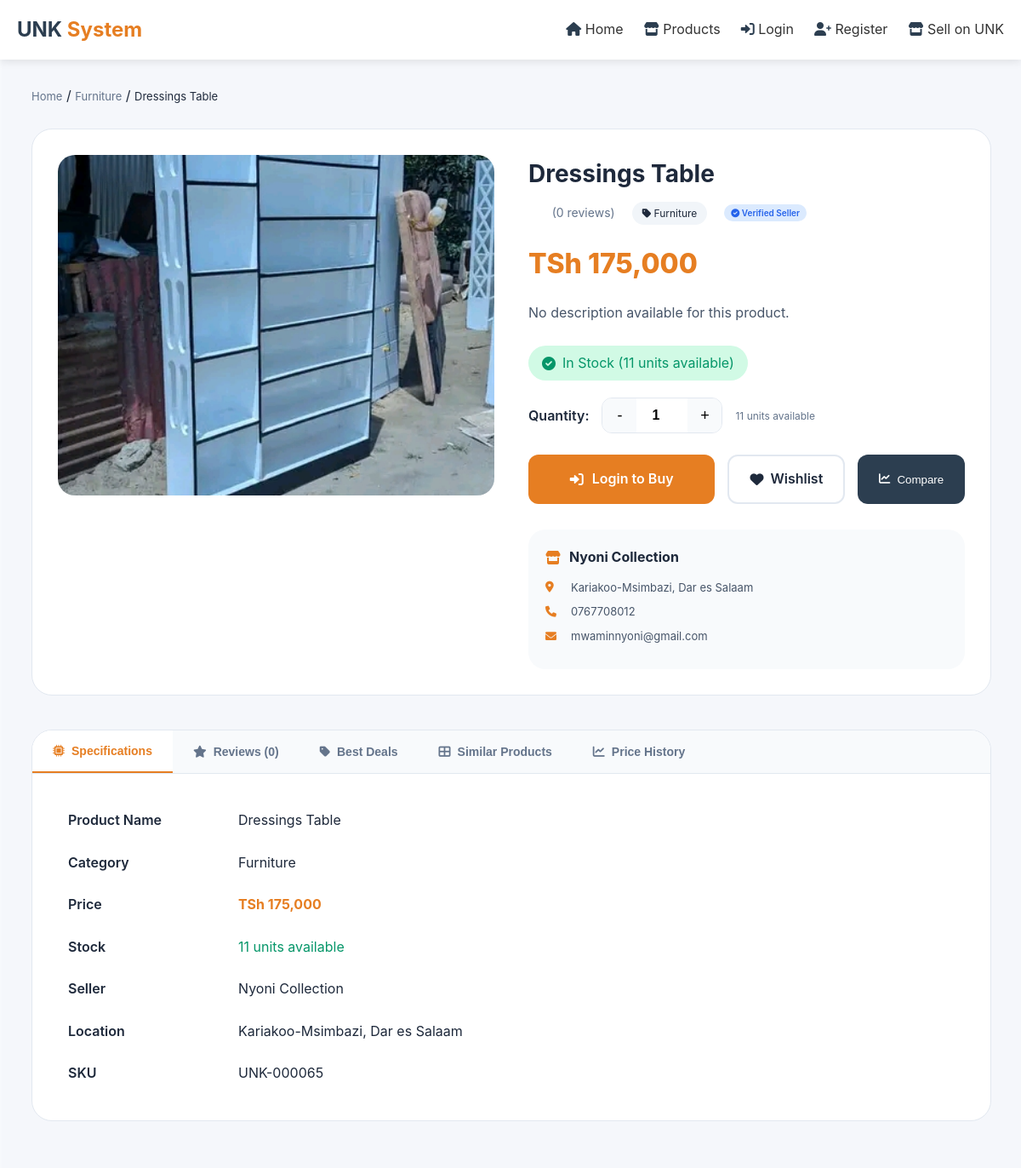
Before: /customer/products/details.php?id=65 (upper part) with the older database file.
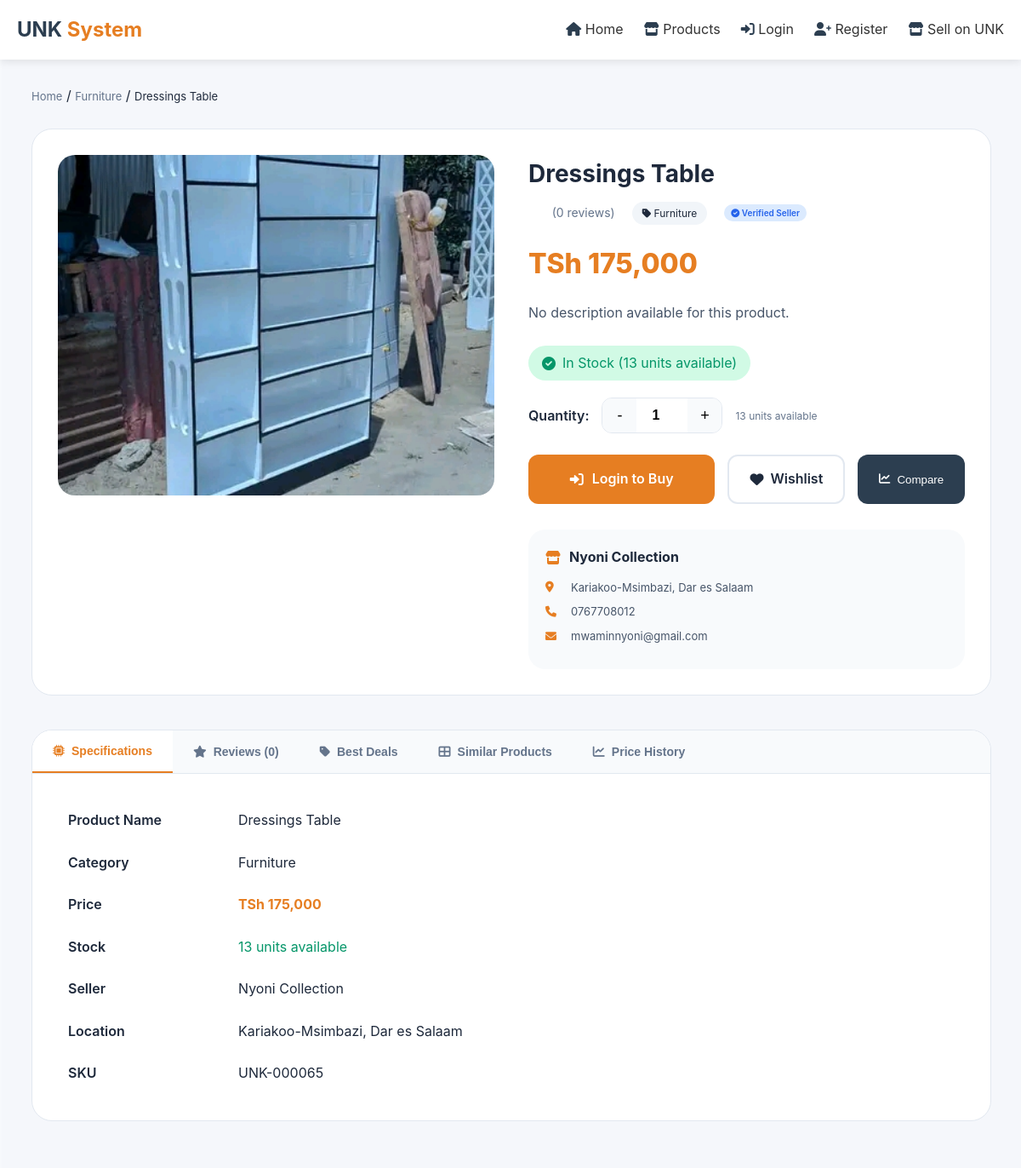
After: the same page with the newer database file.
### tables this page shows
CREATE TABLE `products` (
  `product_id` int(11) NOT NULL AUTO_INCREMENT,
  `business_id` int(11) NOT NULL,
  `category_id` int(11) NOT NULL,
  `name` varchar(255) NOT NULL,
  `description` text DEFAULT NULL,
  `price` decimal(10,2) NOT NULL,
  `quantity_in_stock` int(11) DEFAULT 0,
  `unit` varchar(20) DEFAULT NULL,
  `min_order` int(11) DEFAULT 1,
  `image_url` varchar(255) DEFAULT NULL,
  `is_available` tinyint(1) DEFAULT 1,
  `views` int(11) DEFAULT 0,
  `created_at` timestamp NOT NULL DEFAULT current_timestamp(),
  `updated_at` timestamp NOT NULL DEFAULT current_timestamp() ON UPDATE current_timestamp(),
  `deleted_at` datetime DEFAULT NULL,
  `style_category` varchar(50) DEFAULT 'General',
  `discount_percent` int(11) DEFAULT 0,
  `discount_start_date` date DEFAULT NULL,
  `discount_end_date` date DEFAULT NULL,
  `is_on_sale` tinyint(1) DEFAULT 0,
  PRIMARY KEY (`product_id`),
  KEY `idx_products_business` (`business_id`),
  KEY `idx_products_category` (`category_id`),
  KEY `idx_products_price` (`price`),
  KEY `idx_products_name` (`name`(100)),
  KEY `idx_products_available` (`is_available`),
  KEY `idx_products_business_available` (`business_id`,`is_available`),
  KEY `idx_products_category_price` (`category_id`,`price`),
  KEY `idx_products_price_range` (`price`),
  KEY `idx_products_name_search` (`name`(50)),
  CONSTRAINT `fk_products_business` FOREIGN KEY (`business_id`) REFERENCES `businesses` (`business_id`) ON DELETE CASCADE ON UPDATE CASCADE,
  CONSTRAINT `fk_products_category` FOREIGN KEY (`category_id`) REFERENCES `categories` (`category_id`) ON UPDATE CASCADE
);

CREATE TABLE `categories` (
  `category_id` int(11) NOT NULL AUTO_INCREMENT,
  `name` varchar(100) NOT NULL,
  `description` text DEFAULT NULL,
  `parent_id` int(11) DEFAULT NULL,
  `sort_order` int(11) DEFAULT 0,
  `created_at` timestamp NOT NULL DEFAULT current_timestamp(),
  `is_active` tinyint(1) DEFAULT 1,
  PRIMARY KEY (`category_id`),
  KEY `idx_categories_parent` (`parent_id`),
  KEY `idx_categories_active` (`is_active`),
  CONSTRAINT `fk_categories_parent` FOREIGN KEY (`parent_id`) REFERENCES `categories` (`category_id`) ON DELETE SET NULL ON UPDATE CASCADE
);

CREATE TABLE `businesses` (
  `business_id` int(11) NOT NULL AUTO_INCREMENT,
  `user_id` int(11) NOT NULL,
  `business_name` varchar(255) NOT NULL,
  `registration_number` varchar(100) DEFAULT NULL,
  `description` text DEFAULT NULL,
  `address` text NOT NULL,
  `location` varchar(255) DEFAULT NULL,
  `latitude` decimal(10,8) DEFAULT NULL,
  `longitude` decimal(11,8) DEFAULT NULL,
  `license_number` varchar(100) DEFAULT NULL,
  `logo_url` varchar(255) DEFAULT NULL,
  `business_hours` text DEFAULT NULL,
  `rating` decimal(2,1) DEFAULT 0.0,
  `total_reviews` int(11) DEFAULT 0,
  `is_verified` tinyint(1) DEFAULT 0,
  `is_active` tinyint(1) DEFAULT 1,
  `created_at` timestamp NOT NULL DEFAULT current_timestamp(),
  `city` varchar(100) DEFAULT NULL,
  `phone` varchar(20) DEFAULT NULL,
  `payment_methods` text DEFAULT NULL,
  `nida_number` varchar(20) DEFAULT NULL,
  PRIMARY KEY (`business_id`),
  UNIQUE KEY `uk_businesses_user` (`user_id`),
  UNIQUE KEY `uk_businesses_registration` (`registration_number`),
  UNIQUE KEY `uk_businesses_nida` (`nida_number`),
  KEY `idx_businesses_name` (`business_name`),
  KEY `idx_businesses_verified` (`is_verified`),
  KEY `idx_businesses_active` (`is_active`),
  KEY `idx_businesses_city` (`city`),
  CONSTRAINT `fk_businesses_user` FOREIGN KEY (`user_id`) REFERENCES `users` (`user_id`) ON DELETE CASCADE ON UPDATE CASCADE
);

### customer/products/details.php (the view, shortened to what the changed rows need)
<?php
require_once '../../config/database.php';
$product_id = isset($_GET['id']) ? (int)$_GET['id'] : 0;
$product_sql = "SELECT p.*, b.business_name, b.location, b.address, b.city, b.phone, b.is_verified,
                       c.name as category_name
                FROM products p
                JOIN businesses b ON p.business_id = b.business_id
                JOIN categories c ON p.category_id = c.category_id
                WHERE p.product_id = ? AND p.is_available = 1";
$stmt = mysqli_prepare($conn, $product_sql);
mysqli_stmt_bind_param($stmt, 'i', $product_id);
mysqli_stmt_execute($stmt);
$product_result = mysqli_stmt_get_result($stmt);
$product = mysqli_fetch_assoc($product_result);
$business_user_sql = "SELECT u.email FROM users u
                      JOIN businesses b ON u.user_id = b.user_id
                      WHERE b.business_id = ?";
$stmt = mysqli_prepare($conn, $business_user_sql);
mysqli_stmt_bind_param($stmt, 'i', $product['business_id']);
mysqli_stmt_execute($stmt);
$business_user_result = mysqli_stmt_get_result($stmt);
$business_user = mysqli_fetch_assoc($business_user_result);
$business_email = $business_user['email'] ?? 'Not available';
$reviews = [];
$total_reviews = count($reviews);
$in_wishlist = false;
include '../../includes/navbar.php';
?>
<!DOCTYPE html>
<html lang="en">
<head>
    <link rel="stylesheet" href="https://cdnjs.cloudflare.com/ajax/libs/font-awesome/6.0.0/css/all.min.css">
</head>
<body>
<div class="customer-content">
    <div class="breadcrumb">
        <a href="index.php">Home</a> /
        <a href="index.php?category=<?php echo $product['category_id']; ?>"><?php echo htmlspecialchars($product['category_name']); ?></a> /
        <span><?php echo htmlspecialchars($product['name']); ?></span>
    </div>
    <div class="product-main">
        <div class="product-gallery">
            <div class="main-image">
                <?php
                $img_src = '../../assets/images/default-product.jpg';
                if(!empty($product['image_url'])) {
                    if(file_exists('../../' . $product['image_url'])) {
                        $img_src = '../../' . $product['image_url'];
                    } elseif(file_exists($product['image_url'])) {
                        $img_src = $product['image_url'];
                    }
                }
                ?>
                <img src="<?php echo $img_src; ?>"
                     alt="<?php echo htmlspecialchars($product['name']); ?>"
                     onerror="this.src='../../assets/images/default-product.jpg'">
            </div>
        </div>
        <div class="product-info-detail">
            <h1><?php echo htmlspecialchars($product['name']); ?></h1>
            <div class="product-meta">
                <div class="rating">
                    <span>(<?php echo $total_reviews; ?> reviews)</span>
                </div>
                <div class="category"><i class="fas fa-tag"></i> <?php echo htmlspecialchars($product['category_name']); ?></div>
                <?php if($product['is_verified']): ?>
                    <span class="verified-badge"><i class="fas fa-check-circle"></i> Verified Seller</span>
                <?php endif; ?>
            </div>
            <div class="price">TSh <?php echo number_format($product['price'], 0, '.', ','); ?></div>
            <div class="description">
                <?php echo nl2br(htmlspecialchars($product['description'] ?: 'No description available for this product.')); ?>
            </div>
            <div class="stock-status <?php
                echo $product['quantity_in_stock'] > 10 ? 'stock-in' : ($product['quantity_in_stock'] > 0 ? 'stock-low' : 'stock-out');
            ?>">
                <i class="fas <?php echo $product['quantity_in_stock'] > 0 ? 'fa-check-circle' : 'fa-times-circle'; ?>"></i>
                <?php
                if($product['quantity_in_stock'] > 10) {
                    echo 'In Stock (' . $product['quantity_in_stock'] . ' units available)';
                } elseif($product['quantity_in_stock'] > 0) {
                    echo 'Low Stock - Only ' . $product['quantity_in_stock'] . ' left!';
                } else {
                    echo 'Out of Stock';
                }
                ?>
            </div>
            <?php if($product['quantity_in_stock'] > 0): ?>
            <div class="quantity-section">
                <span class="quantity-label">Quantity:</span>
                <div class="quantity-input">
                    <button class="quantity-btn" onclick="changeQuantity(-1)">-</button>
                    <input type="number" id="quantity" value="1" min="1" max="<?php echo $product['quantity_in_stock']; ?>">
                    <button class="quantity-btn" onclick="changeQuantity(1)">+</button>
                </div>
                <span style="font-size: 12px; color: #64748b;"><?php echo $product['quantity_in_stock']; ?> units available</span>
            </div>
            <div class="action-buttons">
                <?php if(isset($_SESSION['role']) && $_SESSION['role'] == 'customer'): ?>
                    <button class="btn-cart" onclick="addToCart()">
                        <i class="fas fa-cart-plus"></i> Add to Cart
                    </button>
                <?php else: ?>
                    <a href="../login.php" class="btn-cart" style="text-decoration: none;">
                        <i class="fas fa-sign-in-alt"></i> Login to Buy
                    </a>
                <?php endif; ?>
                <a href="../wishlist/add.php?id=<?php echo $product_id; ?>" class="btn-wishlist <?php echo $in_wishlist ? 'active' : ''; ?>">
                    <i class="fas fa-heart"></i>
                    <?php echo $in_wishlist ? 'Saved' : 'Wishlist'; ?>
                </a>
                <button class="btn-compare" onclick="addToCompare()">
                    <i class="fas fa-chart-line"></i> Compare
                </button>
            </div>
            <?php endif; ?>
            <div class="business-card">
                <h4><i class="fas fa-store"></i> <?php echo htmlspecialchars($product['business_name']); ?></h4>
                <p><i class="fas fa-map-marker-alt"></i> <?php echo htmlspecialchars($product['location'] ?: $product['address']); ?>, <?php echo htmlspecialchars($product['city']); ?></p>
                <p><i class="fas fa-phone"></i> <?php echo htmlspecialchars($product['phone']); ?></p>
                <p><i class="fas fa-envelope"></i> <?php echo htmlspecialchars($business_email); ?></p>
            </div>
        </div>
    </div>
    <div class="product-tabs">
        <div class="tab-content active" id="tab-specs">
            <table style="width: 100%; border-collapse: collapse;">
                <tr><td style="padding: 12px; font-weight: 600; width: 200px;">Product Name<td style="padding: 12px;"><?php echo htmlspecialchars($product['name']); ?> </tr>
                <tr><td style="padding: 12px; font-weight: 600;">Category<td style="padding: 12px;"><?php echo htmlspecialchars($product['category_name']); ?> </tr>
                <tr><td style="padding: 12px; font-weight: 600;">Price<td style="padding: 12px;"><span style="color: #e67e22; font-weight: 700;">TSh <?php echo number_format($product['price'], 0, '.', ','); ?></span> </tr>
                <tr><td style="padding: 12px; font-weight: 600;">Stock<td style="padding: 12px;"><?php if($product['quantity_in_stock'] > 0): ?><span style="color: #059669;"><?php echo $product['quantity_in_stock']; ?> units available</span><?php else: ?><span style="color: #dc2626;">Out of Stock</span><?php endif; ?> </tr>
                <tr><td style="padding: 12px; font-weight: 600;">Seller<td style="padding: 12px;"><?php echo htmlspecialchars($product['business_name']); ?> </tr>
                <tr><td style="padding: 12px; font-weight: 600;">Location<td style="padding: 12px;"><?php echo htmlspecialchars($product['location'] ?: $product['address']); ?>, <?php echo htmlspecialchars($product['city']); ?> </tr>
                <tr><td style="padding: 12px; font-weight: 600;">SKU<td style="padding: 12px;">UNK-<?php echo str_pad($product['product_id'], 6, '0', STR_PAD_LEFT); ?> </tr>
            </table>
        </div>
    </div>
</div>
</body>
</html>
<?php include '../../includes/footer.php'; ?>

Changed rows visible on the page:
changed products "Dressings Table": quantity_in_stock "11" → "13"
